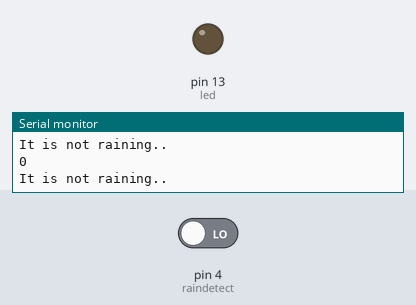
Simulated run of this sketch. Board: Arduino Uno, built with avr-gcc and run on an emulated ATmega328P. Parts: output pins drawn as LEDs (lit = HIGH), the last lines printed to the serial monitor. Inputs (shaded band) come from the test bench; at power-on: pin 4 (raindetect) LOW.

Above: at 1.8 s.
1.9 s: pin 4 (raindetect) driven HIGH
At 2.4 s:
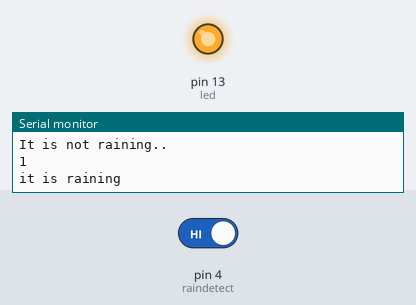
3.5 s: pin 4 (raindetect) driven LOW
At 4.8 s:
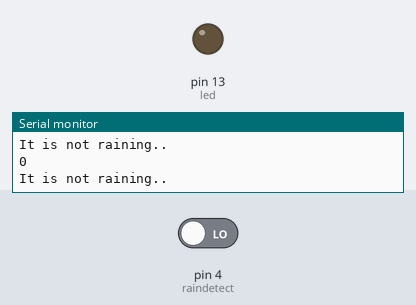
Timing chart, 0 to 6.5 s (numbered marks = the images above; inputs shaded):
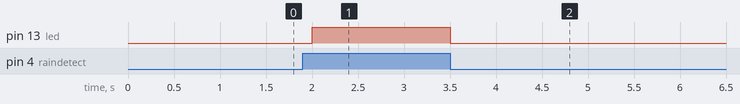

Measured:
- after the input at 1.9 s, pin 13 (led): LOW → HIGH after 0.10 s
- after the input at 3.5 s, pin 13 (led): HIGH → LOW at once

The sketch:

rainsensor.ino
```cpp
int raindetect = 4;
int led = 13;
void setup() {
 Serial.begin(9600);
 pinMode(raindetect, INPUT);
 pinMode(led, OUTPUT);
}
void loop() {
 int raindetectionvalue = digitalRead(raindetect);

 Serial.println(raindetectionvalue);
 if (raindetectionvalue == HIGH)
 {
 Serial.println("it is raining");
 digitalWrite(led,HIGH);
 }
 else
 {
 digitalWrite(led,LOW);
 Serial.println("It is not raining..");
 }
 delay(500);
}
```
